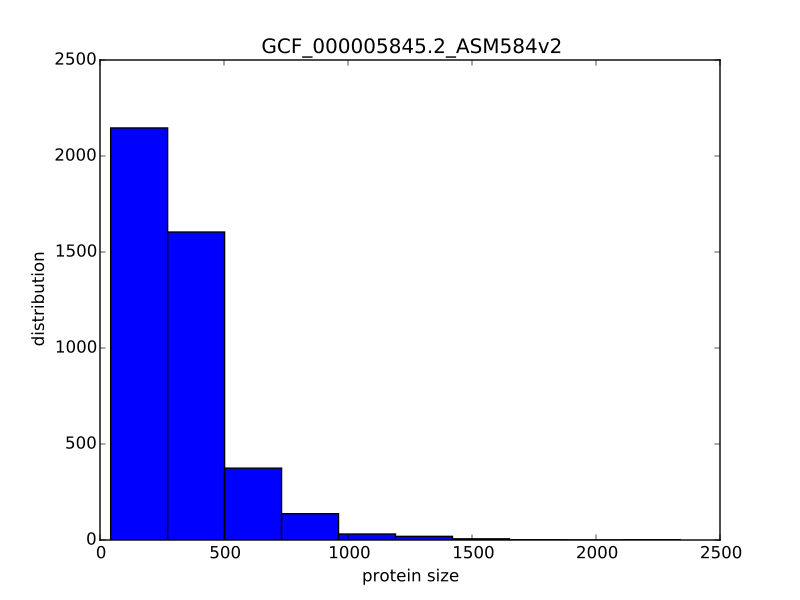

Generate this figure with Python:
#!env python

import argparse
import numpy as np
import matplotlib.pyplot as plt

from matplotlib.backends.backend_pdf import PdfPages

from Bio import SeqIO
from Bio.Seq import Seq
from Bio.SeqRecord import SeqRecord
from Bio.Alphabet import generic_protein


def interface_standard():
    parser = argparse.ArgumentParser("")
    parser.add_argument('-if', '--input-file-name', dest='ifname', help='input fasta name',required=True, nargs='+')
    parser.add_argument('-p', '--plot-file-name', dest='pname', help='plot file name',required=True)
    return parser.parse_args()


def load_fasta_file(fname):
    seqRec_list = []
    for seq_record in SeqIO.parse(fname, "fasta"):
        seqRec_list.append(seq_record)
    return seqRec_list


def plot(prot_num_list, strain_name):
    fig, ax = plt.subplots()
    plt.hist(prot_num_list)
    plt.title(strain_name)
    plt.xlabel("protein size")
    plt.ylabel("distribution")
    

        
if __name__ == "__main__":
    
    args = interface_standard()
    
    plot_handle = PdfPages(args.pname)
    
    for fname in args.ifname :
        prot_size_list = []
        seq_list = load_fasta_file(fname)
        for seq in seq_list :
            prot_size_list.append(len(seq))
        plot(prot_size_list, fname.split("/")[-1][:-14])
        plot_handle.savefig()
        
    plot_handle.close()
